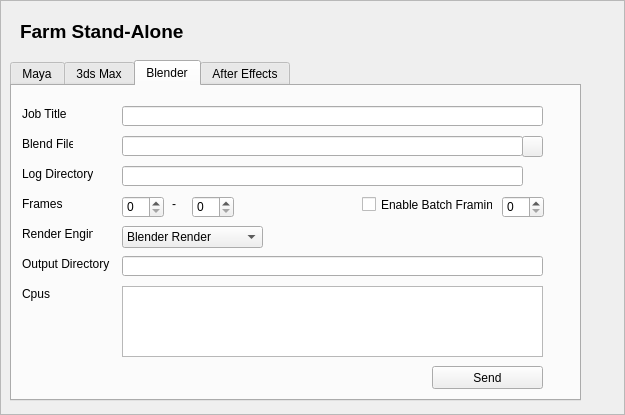
<?xml version="1.0" encoding="UTF-8"?>
<ui version="4.0">
 <class>FarmStandAlone</class>
 <widget class="QFrame" name="FarmStandAlone">
  <property name="geometry">
   <rect>
    <x>0</x>
    <y>0</y>
    <width>625</width>
    <height>415</height>
   </rect>
  </property>
  <property name="windowTitle">
   <string>Farm Stand Alone</string>
  </property>
  <property name="frameShape">
   <enum>QFrame::StyledPanel</enum>
  </property>
  <property name="frameShadow">
   <enum>QFrame::Raised</enum>
  </property>
  <widget class="QTabWidget" name="tabWidget">
   <property name="geometry">
    <rect>
     <x>10</x>
     <y>60</y>
     <width>571</width>
     <height>341</height>
    </rect>
   </property>
   <property name="currentIndex">
    <number>2</number>
   </property>
   <widget class="QWidget" name="tab_maya">
    <attribute name="title">
     <string>Maya</string>
    </attribute>
    <widget class="QLabel" name="label_log_maya">
     <property name="geometry">
      <rect>
       <x>10</x>
       <y>80</y>
       <width>71</width>
       <height>16</height>
      </rect>
     </property>
     <property name="text">
      <string>Log Directory</string>
     </property>
    </widget>
    <widget class="QLabel" name="label_framedash_maya">
     <property name="geometry">
      <rect>
       <x>160</x>
       <y>110</y>
       <width>21</width>
       <height>16</height>
      </rect>
     </property>
     <property name="text">
      <string>-</string>
     </property>
    </widget>
    <widget class="QLabel" name="label_jobtitle_maya">
     <property name="geometry">
      <rect>
       <x>10</x>
       <y>20</y>
       <width>46</width>
       <height>16</height>
      </rect>
     </property>
     <property name="text">
      <string>Job Title</string>
     </property>
    </widget>
    <widget class="QSpinBox" name="sb_eframe_maya">
     <property name="geometry">
      <rect>
       <x>180</x>
       <y>110</y>
       <width>42</width>
       <height>22</height>
      </rect>
     </property>
    </widget>
    <widget class="QLabel" name="label_outdir_maya">
     <property name="geometry">
      <rect>
       <x>10</x>
       <y>170</y>
       <width>91</width>
       <height>16</height>
      </rect>
     </property>
     <property name="text">
      <string>Output Directory</string>
     </property>
    </widget>
    <widget class="QLineEdit" name="le_jobtitle_maya">
     <property name="geometry">
      <rect>
       <x>110</x>
       <y>20</y>
       <width>421</width>
       <height>20</height>
      </rect>
     </property>
    </widget>
    <widget class="QSpinBox" name="sb_sframe_maya">
     <property name="geometry">
      <rect>
       <x>110</x>
       <y>110</y>
       <width>42</width>
       <height>22</height>
      </rect>
     </property>
    </widget>
    <widget class="QLabel" name="label_frames_maya">
     <property name="geometry">
      <rect>
       <x>10</x>
       <y>110</y>
       <width>71</width>
       <height>16</height>
      </rect>
     </property>
     <property name="text">
      <string>Frames</string>
     </property>
    </widget>
    <widget class="QPushButton" name="button_send_maya">
     <property name="geometry">
      <rect>
       <x>420</x>
       <y>280</y>
       <width>111</width>
       <height>23</height>
      </rect>
     </property>
     <property name="text">
      <string>Send</string>
     </property>
    </widget>
    <widget class="QLineEdit" name="le_outdir_maya">
     <property name="geometry">
      <rect>
       <x>110</x>
       <y>170</y>
       <width>421</width>
       <height>20</height>
      </rect>
     </property>
    </widget>
    <widget class="QLabel" name="label_mayafile">
     <property name="geometry">
      <rect>
       <x>10</x>
       <y>50</y>
       <width>51</width>
       <height>16</height>
      </rect>
     </property>
     <property name="text">
      <string>Maya File</string>
     </property>
    </widget>
    <widget class="QLineEdit" name="le_log_maya">
     <property name="geometry">
      <rect>
       <x>110</x>
       <y>80</y>
       <width>421</width>
       <height>20</height>
      </rect>
     </property>
    </widget>
    <widget class="QSpinBox" name="sb_enablebatch_maya">
     <property name="geometry">
      <rect>
       <x>490</x>
       <y>110</y>
       <width>42</width>
       <height>22</height>
      </rect>
     </property>
    </widget>
    <widget class="QLineEdit" name="le_mayafile">
     <property name="geometry">
      <rect>
       <x>110</x>
       <y>50</y>
       <width>421</width>
       <height>20</height>
      </rect>
     </property>
    </widget>
    <widget class="QCheckBox" name="cb_enablebatch_maya">
     <property name="geometry">
      <rect>
       <x>350</x>
       <y>110</y>
       <width>131</width>
       <height>17</height>
      </rect>
     </property>
     <property name="text">
      <string>Enable Batch Framing</string>
     </property>
    </widget>
    <widget class="QComboBox" name="cb_renderer_maya">
     <property name="geometry">
      <rect>
       <x>110</x>
       <y>140</y>
       <width>141</width>
       <height>22</height>
      </rect>
     </property>
     <item>
      <property name="text">
       <string>Software</string>
      </property>
     </item>
     <item>
      <property name="text">
       <string>Hardware</string>
      </property>
     </item>
     <item>
      <property name="text">
       <string>Mental Ray</string>
      </property>
     </item>
    </widget>
    <widget class="QLabel" name="label_cpus_maya">
     <property name="geometry">
      <rect>
       <x>10</x>
       <y>200</y>
       <width>91</width>
       <height>16</height>
      </rect>
     </property>
     <property name="text">
      <string>Cpus</string>
     </property>
    </widget>
    <widget class="QLabel" name="label_renderer_maya">
     <property name="geometry">
      <rect>
       <x>10</x>
       <y>140</y>
       <width>71</width>
       <height>16</height>
      </rect>
     </property>
     <property name="text">
      <string>Renderer</string>
     </property>
    </widget>
    <widget class="QTextEdit" name="te_cpus_maya">
     <property name="geometry">
      <rect>
       <x>110</x>
       <y>200</y>
       <width>421</width>
       <height>71</height>
      </rect>
     </property>
    </widget>
   </widget>
   <widget class="QWidget" name="tab_max">
    <attribute name="title">
     <string>3ds Max</string>
    </attribute>
    <widget class="QLabel" name="label_jobtitle_max">
     <property name="geometry">
      <rect>
       <x>10</x>
       <y>20</y>
       <width>46</width>
       <height>16</height>
      </rect>
     </property>
     <property name="text">
      <string>Job Title</string>
     </property>
    </widget>
    <widget class="QLineEdit" name="le_jobtitle_max">
     <property name="geometry">
      <rect>
       <x>110</x>
       <y>20</y>
       <width>421</width>
       <height>20</height>
      </rect>
     </property>
    </widget>
    <widget class="QLabel" name="label_maxfile">
     <property name="geometry">
      <rect>
       <x>10</x>
       <y>50</y>
       <width>46</width>
       <height>16</height>
      </rect>
     </property>
     <property name="text">
      <string>Max File</string>
     </property>
    </widget>
    <widget class="QLineEdit" name="le_maxfile">
     <property name="geometry">
      <rect>
       <x>110</x>
       <y>50</y>
       <width>421</width>
       <height>20</height>
      </rect>
     </property>
    </widget>
    <widget class="QLabel" name="label_outdir_max">
     <property name="geometry">
      <rect>
       <x>10</x>
       <y>80</y>
       <width>91</width>
       <height>16</height>
      </rect>
     </property>
     <property name="text">
      <string>Output Directory</string>
     </property>
    </widget>
    <widget class="QLineEdit" name="le_outdir_max">
     <property name="geometry">
      <rect>
       <x>110</x>
       <y>80</y>
       <width>421</width>
       <height>20</height>
      </rect>
     </property>
    </widget>
    <widget class="QSpinBox" name="sb_sframe_max">
     <property name="geometry">
      <rect>
       <x>110</x>
       <y>110</y>
       <width>42</width>
       <height>22</height>
      </rect>
     </property>
    </widget>
    <widget class="QSpinBox" name="sb_eframe_max">
     <property name="geometry">
      <rect>
       <x>180</x>
       <y>110</y>
       <width>42</width>
       <height>22</height>
      </rect>
     </property>
    </widget>
    <widget class="QLabel" name="label_frames_max">
     <property name="geometry">
      <rect>
       <x>10</x>
       <y>110</y>
       <width>71</width>
       <height>16</height>
      </rect>
     </property>
     <property name="text">
      <string>Frames</string>
     </property>
    </widget>
    <widget class="QLabel" name="label_framedash_max">
     <property name="geometry">
      <rect>
       <x>160</x>
       <y>110</y>
       <width>21</width>
       <height>16</height>
      </rect>
     </property>
     <property name="text">
      <string>-</string>
     </property>
    </widget>
    <widget class="QLabel" name="label_cpus_max">
     <property name="geometry">
      <rect>
       <x>10</x>
       <y>200</y>
       <width>91</width>
       <height>16</height>
      </rect>
     </property>
     <property name="text">
      <string>Cpus</string>
     </property>
    </widget>
    <widget class="QSpinBox" name="sb_enablebatch_max">
     <property name="geometry">
      <rect>
       <x>490</x>
       <y>110</y>
       <width>42</width>
       <height>22</height>
      </rect>
     </property>
    </widget>
    <widget class="QCheckBox" name="cb_enablebatch_max">
     <property name="geometry">
      <rect>
       <x>350</x>
       <y>110</y>
       <width>131</width>
       <height>17</height>
      </rect>
     </property>
     <property name="text">
      <string>Enable Batch Framing</string>
     </property>
    </widget>
    <widget class="QTextEdit" name="te_cpus_max">
     <property name="geometry">
      <rect>
       <x>110</x>
       <y>200</y>
       <width>421</width>
       <height>71</height>
      </rect>
     </property>
    </widget>
    <widget class="QLabel" name="label_maxtime_max">
     <property name="geometry">
      <rect>
       <x>10</x>
       <y>140</y>
       <width>71</width>
       <height>16</height>
      </rect>
     </property>
     <property name="text">
      <string>Max Time</string>
     </property>
    </widget>
    <widget class="QLineEdit" name="le_maxtime_max">
     <property name="geometry">
      <rect>
       <x>110</x>
       <y>140</y>
       <width>131</width>
       <height>20</height>
      </rect>
     </property>
    </widget>
    <widget class="QPushButton" name="button_send_max">
     <property name="geometry">
      <rect>
       <x>420</x>
       <y>280</y>
       <width>111</width>
       <height>23</height>
      </rect>
     </property>
     <property name="text">
      <string>Send</string>
     </property>
    </widget>
    <widget class="QLineEdit" name="le_logdir_max">
     <property name="geometry">
      <rect>
       <x>110</x>
       <y>170</y>
       <width>421</width>
       <height>20</height>
      </rect>
     </property>
    </widget>
    <widget class="QLabel" name="label_log_max">
     <property name="geometry">
      <rect>
       <x>10</x>
       <y>170</y>
       <width>71</width>
       <height>16</height>
      </rect>
     </property>
     <property name="text">
      <string>Log Directory</string>
     </property>
    </widget>
   </widget>
   <widget class="QWidget" name="tab_blend">
    <attribute name="title">
     <string>Blender</string>
    </attribute>
    <widget class="QLineEdit" name="le_jobtitle_blender">
     <property name="geometry">
      <rect>
       <x>110</x>
       <y>20</y>
       <width>421</width>
       <height>20</height>
      </rect>
     </property>
    </widget>
    <widget class="QLabel" name="label_jobtitle_blender">
     <property name="geometry">
      <rect>
       <x>10</x>
       <y>20</y>
       <width>46</width>
       <height>16</height>
      </rect>
     </property>
     <property name="text">
      <string>Job Title</string>
     </property>
    </widget>
    <widget class="QLabel" name="label_log_blender">
     <property name="geometry">
      <rect>
       <x>10</x>
       <y>80</y>
       <width>71</width>
       <height>16</height>
      </rect>
     </property>
     <property name="text">
      <string>Log Directory</string>
     </property>
    </widget>
    <widget class="QLineEdit" name="le_log_blender">
     <property name="geometry">
      <rect>
       <x>110</x>
       <y>80</y>
       <width>401</width>
       <height>20</height>
      </rect>
     </property>
    </widget>
    <widget class="QLabel" name="label_frames">
     <property name="geometry">
      <rect>
       <x>10</x>
       <y>110</y>
       <width>71</width>
       <height>16</height>
      </rect>
     </property>
     <property name="text">
      <string>Frames</string>
     </property>
    </widget>
    <widget class="QLabel" name="label_renderengine_blender">
     <property name="geometry">
      <rect>
       <x>10</x>
       <y>140</y>
       <width>71</width>
       <height>16</height>
      </rect>
     </property>
     <property name="text">
      <string>Render Engine</string>
     </property>
    </widget>
    <widget class="QComboBox" name="cb_renderengine_blender">
     <property name="geometry">
      <rect>
       <x>110</x>
       <y>140</y>
       <width>141</width>
       <height>22</height>
      </rect>
     </property>
     <item>
      <property name="text">
       <string>Blender Render</string>
      </property>
     </item>
     <item>
      <property name="text">
       <string>Cycles Render</string>
      </property>
     </item>
     <item>
      <property name="text">
       <string>Blender Game </string>
      </property>
     </item>
    </widget>
    <widget class="QCheckBox" name="cb_enableframe_blender">
     <property name="geometry">
      <rect>
       <x>350</x>
       <y>110</y>
       <width>131</width>
       <height>17</height>
      </rect>
     </property>
     <property name="text">
      <string>Enable Batch Framing</string>
     </property>
    </widget>
    <widget class="QSpinBox" name="sb_enableframe_blender">
     <property name="geometry">
      <rect>
       <x>490</x>
       <y>110</y>
       <width>42</width>
       <height>22</height>
      </rect>
     </property>
    </widget>
    <widget class="QLineEdit" name="le_blendfile">
     <property name="geometry">
      <rect>
       <x>110</x>
       <y>50</y>
       <width>401</width>
       <height>20</height>
      </rect>
     </property>
    </widget>
    <widget class="QLabel" name="label_blendfile">
     <property name="geometry">
      <rect>
       <x>10</x>
       <y>50</y>
       <width>51</width>
       <height>16</height>
      </rect>
     </property>
     <property name="text">
      <string>Blend File</string>
     </property>
    </widget>
    <widget class="QPushButton" name="button_send_blender">
     <property name="geometry">
      <rect>
       <x>420</x>
       <y>280</y>
       <width>111</width>
       <height>23</height>
      </rect>
     </property>
     <property name="text">
      <string>Send</string>
     </property>
    </widget>
    <widget class="QSpinBox" name="sb_sframe_blender">
     <property name="geometry">
      <rect>
       <x>110</x>
       <y>110</y>
       <width>42</width>
       <height>22</height>
      </rect>
     </property>
    </widget>
    <widget class="QSpinBox" name="sb_eframe_blender">
     <property name="geometry">
      <rect>
       <x>180</x>
       <y>110</y>
       <width>42</width>
       <height>22</height>
      </rect>
     </property>
    </widget>
    <widget class="QLabel" name="label_framedash_blender">
     <property name="geometry">
      <rect>
       <x>160</x>
       <y>110</y>
       <width>21</width>
       <height>16</height>
      </rect>
     </property>
     <property name="text">
      <string>-</string>
     </property>
    </widget>
    <widget class="QLabel" name="label_cpus_blender">
     <property name="geometry">
      <rect>
       <x>10</x>
       <y>200</y>
       <width>91</width>
       <height>16</height>
      </rect>
     </property>
     <property name="text">
      <string>Cpus</string>
     </property>
    </widget>
    <widget class="QTextEdit" name="te_cpus_blender">
     <property name="geometry">
      <rect>
       <x>110</x>
       <y>200</y>
       <width>421</width>
       <height>71</height>
      </rect>
     </property>
    </widget>
    <widget class="QLineEdit" name="le_outdir_blender">
     <property name="geometry">
      <rect>
       <x>110</x>
       <y>170</y>
       <width>421</width>
       <height>20</height>
      </rect>
     </property>
    </widget>
    <widget class="QLabel" name="label_outdir_blender">
     <property name="geometry">
      <rect>
       <x>10</x>
       <y>170</y>
       <width>91</width>
       <height>16</height>
      </rect>
     </property>
     <property name="text">
      <string>Output Directory</string>
     </property>
    </widget>
    <widget class="QPushButton" name="pushButton">
     <property name="geometry">
      <rect>
       <x>510</x>
       <y>50</y>
       <width>21</width>
       <height>21</height>
      </rect>
     </property>
     <property name="text">
      <string/>
     </property>
    </widget>
   </widget>
   <widget class="QWidget" name="tab">
    <attribute name="title">
     <string>After Effects</string>
    </attribute>
    <widget class="QLabel" name="label_scenepath_ae">
     <property name="geometry">
      <rect>
       <x>10</x>
       <y>50</y>
       <width>61</width>
       <height>16</height>
      </rect>
     </property>
     <property name="text">
      <string>Scene Path</string>
     </property>
    </widget>
    <widget class="QLabel" name="label_framedash_ae">
     <property name="geometry">
      <rect>
       <x>160</x>
       <y>110</y>
       <width>21</width>
       <height>16</height>
      </rect>
     </property>
     <property name="text">
      <string>-</string>
     </property>
    </widget>
    <widget class="QLabel" name="label_frames_ae">
     <property name="geometry">
      <rect>
       <x>10</x>
       <y>110</y>
       <width>71</width>
       <height>16</height>
      </rect>
     </property>
     <property name="text">
      <string>Frames</string>
     </property>
    </widget>
    <widget class="QSpinBox" name="sb_eframe_ae">
     <property name="geometry">
      <rect>
       <x>180</x>
       <y>110</y>
       <width>42</width>
       <height>22</height>
      </rect>
     </property>
    </widget>
    <widget class="QCheckBox" name="cb_enablebatch_ae">
     <property name="geometry">
      <rect>
       <x>350</x>
       <y>110</y>
       <width>131</width>
       <height>17</height>
      </rect>
     </property>
     <property name="text">
      <string>Enable Batch Framing</string>
     </property>
    </widget>
    <widget class="QPushButton" name="button_send_ae">
     <property name="geometry">
      <rect>
       <x>420</x>
       <y>280</y>
       <width>111</width>
       <height>23</height>
      </rect>
     </property>
     <property name="text">
      <string>Send</string>
     </property>
    </widget>
    <widget class="QLineEdit" name="le_scenepath_ae">
     <property name="geometry">
      <rect>
       <x>110</x>
       <y>50</y>
       <width>421</width>
       <height>20</height>
      </rect>
     </property>
    </widget>
    <widget class="QLabel" name="label_cpus_ae">
     <property name="geometry">
      <rect>
       <x>10</x>
       <y>200</y>
       <width>91</width>
       <height>16</height>
      </rect>
     </property>
     <property name="text">
      <string>Cpus</string>
     </property>
    </widget>
    <widget class="QLabel" name="label_jobtitle_ae">
     <property name="geometry">
      <rect>
       <x>10</x>
       <y>20</y>
       <width>46</width>
       <height>16</height>
      </rect>
     </property>
     <property name="text">
      <string>Job Title</string>
     </property>
    </widget>
    <widget class="QLineEdit" name="le_jobtitle_ae">
     <property name="geometry">
      <rect>
       <x>110</x>
       <y>20</y>
       <width>421</width>
       <height>20</height>
      </rect>
     </property>
    </widget>
    <widget class="QSpinBox" name="sb_enablebatch_ae">
     <property name="geometry">
      <rect>
       <x>490</x>
       <y>110</y>
       <width>42</width>
       <height>22</height>
      </rect>
     </property>
    </widget>
    <widget class="QLabel" name="label_maxtime_ae">
     <property name="geometry">
      <rect>
       <x>10</x>
       <y>170</y>
       <width>71</width>
       <height>16</height>
      </rect>
     </property>
     <property name="text">
      <string>Max Time</string>
     </property>
    </widget>
    <widget class="QLineEdit" name="le_outdir_ae">
     <property name="geometry">
      <rect>
       <x>110</x>
       <y>80</y>
       <width>421</width>
       <height>20</height>
      </rect>
     </property>
    </widget>
    <widget class="QLabel" name="label_outdir_ae">
     <property name="geometry">
      <rect>
       <x>10</x>
       <y>80</y>
       <width>91</width>
       <height>16</height>
      </rect>
     </property>
     <property name="text">
      <string>Output Directory</string>
     </property>
    </widget>
    <widget class="QLineEdit" name="le_maxtime_ae">
     <property name="geometry">
      <rect>
       <x>110</x>
       <y>170</y>
       <width>131</width>
       <height>20</height>
      </rect>
     </property>
    </widget>
    <widget class="QSpinBox" name="sb_sframe_ae">
     <property name="geometry">
      <rect>
       <x>110</x>
       <y>110</y>
       <width>42</width>
       <height>22</height>
      </rect>
     </property>
    </widget>
    <widget class="QTextEdit" name="te_cpus_ae">
     <property name="geometry">
      <rect>
       <x>110</x>
       <y>200</y>
       <width>421</width>
       <height>71</height>
      </rect>
     </property>
    </widget>
    <widget class="QLabel" name="label_compname_ae">
     <property name="geometry">
      <rect>
       <x>260</x>
       <y>170</y>
       <width>71</width>
       <height>16</height>
      </rect>
     </property>
     <property name="text">
      <string>Comp Name</string>
     </property>
    </widget>
    <widget class="QLineEdit" name="le_compname_ae">
     <property name="geometry">
      <rect>
       <x>330</x>
       <y>170</y>
       <width>201</width>
       <height>20</height>
      </rect>
     </property>
    </widget>
    <widget class="QLabel" name="label_version_ae">
     <property name="geometry">
      <rect>
       <x>230</x>
       <y>110</y>
       <width>71</width>
       <height>16</height>
      </rect>
     </property>
     <property name="text">
      <string>AE Version</string>
     </property>
    </widget>
    <widget class="QComboBox" name="cb_version_ae">
     <property name="geometry">
      <rect>
       <x>290</x>
       <y>110</y>
       <width>51</width>
       <height>22</height>
      </rect>
     </property>
     <item>
      <property name="text">
       <string>CS5</string>
      </property>
     </item>
     <item>
      <property name="text">
       <string>CS6</string>
      </property>
     </item>
     <item>
      <property name="text">
       <string>CC</string>
      </property>
     </item>
    </widget>
    <widget class="QLineEdit" name="le_logdir_ae">
     <property name="geometry">
      <rect>
       <x>110</x>
       <y>140</y>
       <width>421</width>
       <height>20</height>
      </rect>
     </property>
    </widget>
    <widget class="QLabel" name="label_logdir_ae">
     <property name="geometry">
      <rect>
       <x>10</x>
       <y>140</y>
       <width>71</width>
       <height>16</height>
      </rect>
     </property>
     <property name="text">
      <string>Log Directory</string>
     </property>
    </widget>
   </widget>
  </widget>
  <widget class="QLabel" name="label">
   <property name="geometry">
    <rect>
     <x>20</x>
     <y>20</y>
     <width>231</width>
     <height>21</height>
    </rect>
   </property>
   <property name="text">
    <string>&lt;html&gt;&lt;head/&gt;&lt;body&gt;&lt;p&gt;&lt;span style=&quot; font-size:14pt; font-weight:600;&quot;&gt;Farm Stand-Alone&lt;/span&gt;&lt;/p&gt;&lt;/body&gt;&lt;/html&gt;</string>
   </property>
   <property name="textFormat">
    <enum>Qt::RichText</enum>
   </property>
   <property name="scaledContents">
    <bool>true</bool>
   </property>
  </widget>
 </widget>
 <resources/>
 <connections/>
</ui>
